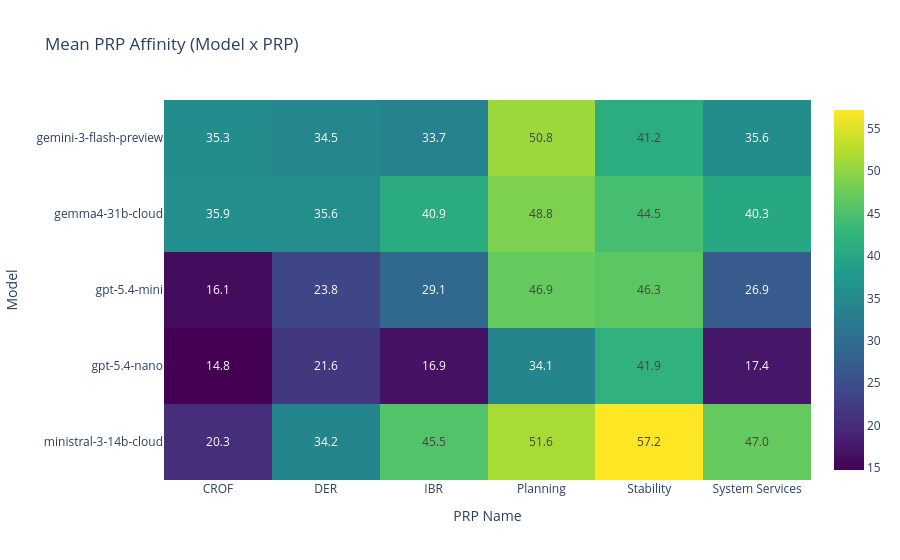

Source (notebook cell):
### Code cell
prp_heat = prp_summary.pivot(index='Model_Slug', columns='PRP_Name', values='mean_affinity').sort_index()
fig = px.imshow(
    prp_heat,
    text_auto='.1f',
    color_continuous_scale='Viridis',
    title='Mean PRP Affinity (Model x PRP)',
    aspect='auto'
 )
fig.update_layout(xaxis_title='PRP Name', yaxis_title='Model')
fig.show()

### Figure 1 — Plotly figure (JSON) as saved in the notebook; plotly's stock layout.template omitted (floating-point values rounded to 4 significant figures)
{"data": [{"coloraxis": "coloraxis", "hovertemplate": "PRP_Name: %{x}<br>Model_Slug: %{y}<br>color: %{z}<extra></extra>", "name": "0", "texttemplate": "%{z:.1f}", "type": "heatmap", "x": ["CROF", "DER", "IBR", "Planning", "Stability", "System Services"], "xaxis": "x", "y": ["gemini-3-flash-preview", "gemma4-31b-cloud", "gpt-5.4-mini", "gpt-5.4-nano", "ministral-3-14b-cloud"], "yaxis": "y", "z": [[35.34, 34.48, 33.71, 50.75, 41.17, 35.56], [35.85, 35.65, 40.88, 48.8, 44.5, 40.3], [16.13, 23.75, 29.11, 46.94, 46.3, 26.9], [14.77, 21.61, 16.88, 34.1, 41.9, 17.4], [20.3, 34.2, 45.48, 51.6, 57.2, 47.05]]}], "layout": {"coloraxis": {"colorscale": [[0, "#440154"], [0.1111, "#482878"], [0.2222, "#3e4989"], [0.3333, "#31688e"], [0.4444, "#26828e"], [0.5556, "#1f9e89"], [0.6667, "#35b779"], [0.7778, "#6ece58"], [0.8889, "#b5de2b"], [1, "#fde725"]]}, "title": {"text": "Mean PRP Affinity (Model x PRP)"}, "xaxis": {"anchor": "y", "domain": [0, 1], "title": {"text": "PRP Name"}}, "yaxis": {"anchor": "x", "autorange": "reversed", "domain": [0, 1], "title": {"text": "Model"}}}}
